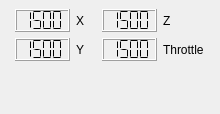
<?xml version="1.0" encoding="UTF-8"?>
<ui version="4.0">
 <class>JoyStickStatus</class>
 <widget class="QDockWidget" name="JoyStickStatus">
  <property name="geometry">
   <rect>
    <x>0</x>
    <y>0</y>
    <width>220</width>
    <height>114</height>
   </rect>
  </property>
  <property name="sizePolicy">
   <sizepolicy hsizetype="Preferred" vsizetype="Preferred">
    <horstretch>0</horstretch>
    <verstretch>0</verstretch>
   </sizepolicy>
  </property>
  <property name="minimumSize">
   <size>
    <width>0</width>
    <height>0</height>
   </size>
  </property>
  <property name="features">
   <set>QDockWidget::DockWidgetMovable</set>
  </property>
  <property name="allowedAreas">
   <set>Qt::LeftDockWidgetArea</set>
  </property>
  <property name="windowTitle">
   <string>Joystick</string>
  </property>
  <widget class="QWidget" name="dockWidgetContents">
   <layout class="QGridLayout" name="gridLayout_2">
    <item row="1" column="1">
     <widget class="QLCDNumber" name="yAxis">
      <property name="numDigits">
       <number>4</number>
      </property>
      <property name="segmentStyle">
       <enum>QLCDNumber::Flat</enum>
      </property>
      <property name="intValue" stdset="0">
       <number>1500</number>
      </property>
     </widget>
    </item>
    <item row="0" column="5">
     <spacer name="horizontalSpacer">
      <property name="orientation">
       <enum>Qt::Horizontal</enum>
      </property>
      <property name="sizeHint" stdset="0">
       <size>
        <width>40</width>
        <height>20</height>
       </size>
      </property>
     </spacer>
    </item>
    <item row="0" column="3">
     <widget class="QLCDNumber" name="zAxis">
      <property name="numDigits">
       <number>4</number>
      </property>
      <property name="segmentStyle">
       <enum>QLCDNumber::Flat</enum>
      </property>
      <property name="intValue" stdset="0">
       <number>1500</number>
      </property>
     </widget>
    </item>
    <item row="1" column="2">
     <widget class="QLabel" name="label_3">
      <property name="text">
       <string>Y</string>
      </property>
     </widget>
    </item>
    <item row="0" column="1">
     <widget class="QLCDNumber" name="xAxis">
      <property name="numDigits">
       <number>4</number>
      </property>
      <property name="segmentStyle">
       <enum>QLCDNumber::Flat</enum>
      </property>
      <property name="intValue" stdset="0">
       <number>1500</number>
      </property>
     </widget>
    </item>
    <item row="1" column="3">
     <widget class="QLCDNumber" name="throttleAxis">
      <property name="numDigits">
       <number>4</number>
      </property>
      <property name="segmentStyle">
       <enum>QLCDNumber::Flat</enum>
      </property>
      <property name="intValue" stdset="0">
       <number>1500</number>
      </property>
     </widget>
    </item>
    <item row="0" column="2">
     <widget class="QLabel" name="label">
      <property name="text">
       <string>X</string>
      </property>
     </widget>
    </item>
    <item row="2" column="2">
     <spacer name="verticalSpacer">
      <property name="orientation">
       <enum>Qt::Vertical</enum>
      </property>
      <property name="sizeHint" stdset="0">
       <size>
        <width>20</width>
        <height>40</height>
       </size>
      </property>
     </spacer>
    </item>
    <item row="1" column="4">
     <widget class="QLabel" name="label_4">
      <property name="text">
       <string>Throttle</string>
      </property>
     </widget>
    </item>
    <item row="0" column="4">
     <widget class="QLabel" name="label_2">
      <property name="text">
       <string>Z</string>
      </property>
     </widget>
    </item>
    <item row="0" column="0">
     <spacer name="horizontalSpacer_2">
      <property name="orientation">
       <enum>Qt::Horizontal</enum>
      </property>
      <property name="sizeHint" stdset="0">
       <size>
        <width>40</width>
        <height>20</height>
       </size>
      </property>
     </spacer>
    </item>
   </layout>
  </widget>
 </widget>
 <resources/>
 <connections/>
</ui>
